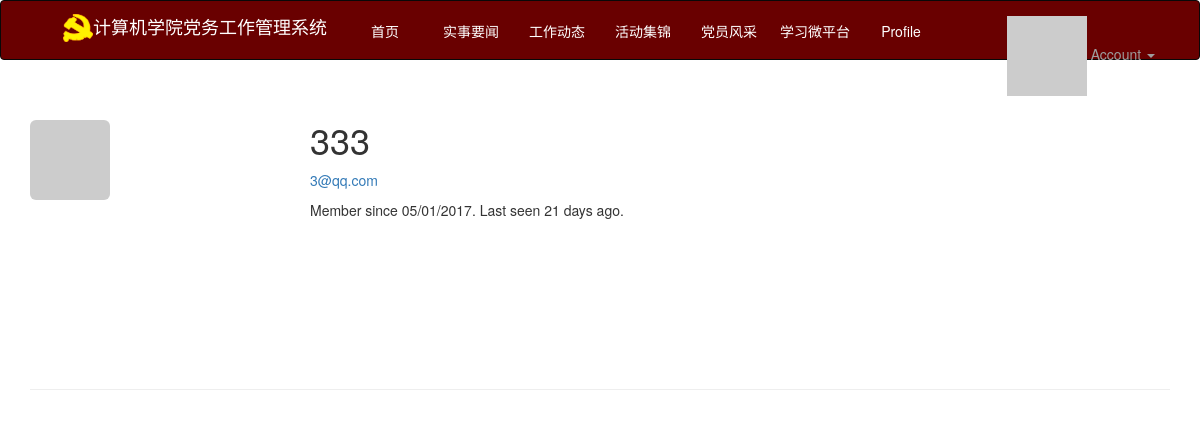
/user/333 (signed in), run on the app's committed database.
### app/models.py (models this page shows, shortened)
class User(UserMixin, db.Model):
    __tablename__ = 'users'
    id = db.Column(db.Integer, primary_key=True)
    username = db.Column(db.String(64), unique=True, index=True)
    role_id = db.Column(db.Integer, db.ForeignKey('roles.id'))
    name = db.Column(db.String(64), nullable=True)
    password_hash = db.Column(db.String(128))
    email = db.Column(db.String(64), unique=True, index=True)
    about_me = db.Column(db.Text, nullable=True)
    member_since = db.Column(db.DateTime(), default=datetime.now)
    last_seen = db.Column(db.DateTime(), default=datetime.now)
    avatar_hash = db.Column(db.String(32))
    comments = db.relationship('Comment', backref='author', lazy='dynamic')
    @property
    def password(self):
        raise AttributeError('password is not a readable attribute')
    def can(self, permissions):
        return self.role is not None and (self.role.permissions & permissions == permissions)
    @property
    def is_administrator(self):
        return self.can(Permission.ADMINISTER)
    def ping(self):
        self.last_seen = datetime.now()
        db.session.add(self)
    def gravatar(self, size=100, default='identicon', rating='g'):
        if request.is_secure:
            url = 'https://secure.gravatar.com/avatar'
        else:
            url = 'http://secure.gravatar.com/avatar'
        hash = self.avatar_hash or hashlib.md5(self.email.encode('utf-8')).hexdigest()
        return '{url}/{hash}?s={size}&d={default}&r={rating}'.format(url=url, size=size, hash=hash,
                                                                     default=default, rating=rating)

### app/main/views.py (the view)
@main.route('/user/<username>')
def user(username):
    user = User.query.filter_by(username=username).first()
    if user is None:
        abort(404)
    return render_template('user.html', user=user)

### app/auth/views.py (called while the page is built)
@auth.before_app_request
def before_request():
    if current_user.is_authenticated:
        current_user.ping()

### app/models.py (called while the page is built)
@login_manager.user_loader
def load_user(user_id):
    return User.query.get(int(user_id))

### app/templates/user.html (shortened to what this page needs)
{% extends "base.html" %}
{% import "_macros.html" as macros %}
{% block page_content %}
<div class="page-header">
    <img class="img-rounded profile-thumbnail" src="{{ user.gravatar(size=256) }}">
    <div class="profile-header">
        <h1>{{ user.username }}</h1>
        {% if current_user.is_administrator %}
        <p><a href="mailto:{{ user.email }}">{{ user.email }}</a></p>
        {% endif %}
        <p>Member since {{ moment(user.member_since).format('L') }}. Last seen {{ moment(user.last_seen).fromNow() }}.</p>
    </div>
</div>
{% endblock %}

### app/static/styles.css (style rules this page uses)
.profile-thumbnail { position: absolute; }
.profile-header { min-height: 260px; margin-left: 280px; }

### data on the page
User: username "333", email "3@qq.com", member_since "05/01/2017", last_seen "21 days ago"
